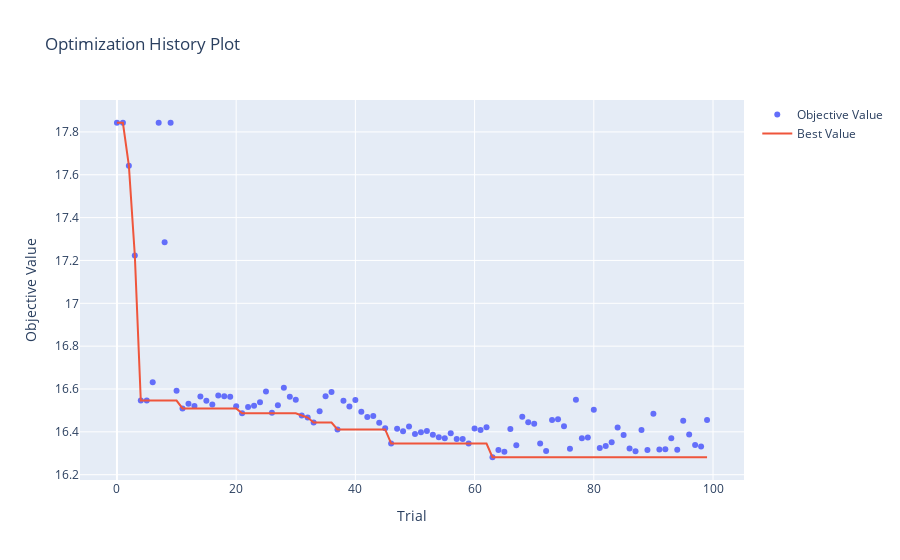

The code cell stored with this chart in its notebook:
### Code cell
# 하이퍼파라미터 최적화 과정을 확인
optuna.visualization.plot_optimization_history(study)
